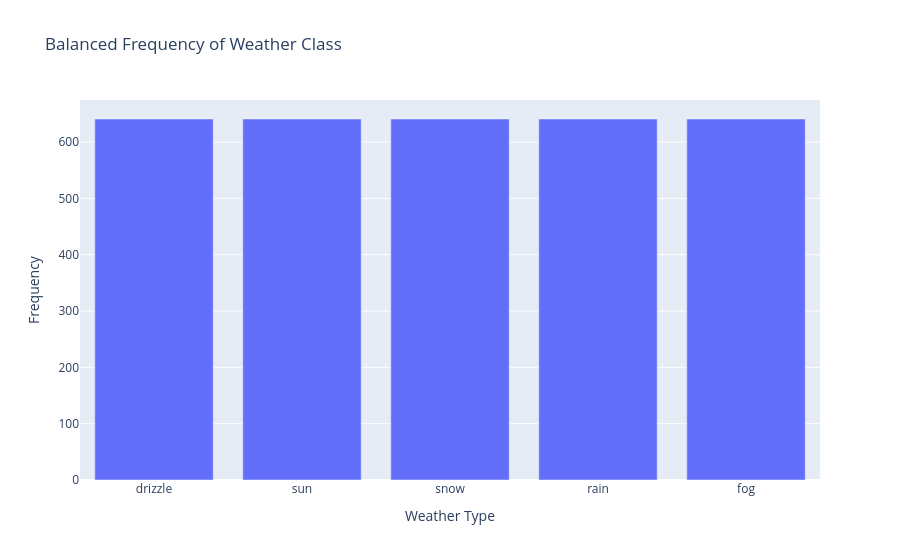

The code cell stored with this chart in its notebook:
### Code cell
from sklearn.utils import resample
import pandas as pd
import plotly.express as px

# Oversample minority classes to match the majority
max_count = df['weather'].value_counts().max() # This line finds the largest class count in the 'weather' column. # It counts how many samples belong to each class, then stores the maximum value.

# This code performs oversampling for each weather class to create a balanced dataset.
# It groups the dataframe by 'weather' and then resamples each group (class) so that
# all classes have the same number of samples as the majority class (max_count).
# 'replace=True' allows duplicate samples, and 'random_state=42' ensures reproducibility.
balanced_parts = [
    resample(g, replace=True, n_samples=max_count, random_state=42)
    for _, g in df.groupby('weather')
]
# This line combines all oversampled class subsets (stored in balanced_parts)
# into one DataFrame using pd.concat(). Then, it randomly shuffles the rows
# (sample(frac=1)) to mix the classes evenly.
# 'random_state=42' ensures reproducibility, and reset_index(drop=True)
# resets the index numbers after concatenation.
balanced_df = pd.concat(balanced_parts).sample(frac=1, random_state=42).reset_index(drop=True)

# Plot interactive bar chart of balanced classes
fig = px.bar(
    balanced_df['weather'].value_counts().reset_index(name='count'),
    x='weather', y='count',
    labels={'weather': 'Weather Type', 'count': 'Frequency'},
    title='Balanced Frequency of Weather Class'
)
fig.show()

### Figure 1 — Plotly figure (JSON) as saved in the notebook; plotly's stock layout.template omitted (floating-point values rounded to 4 significant figures)
{"data": [{"hovertemplate": "Weather Type=%{x}<br>Frequency=%{y}<extra></extra>", "legendgroup": "", "marker": {"color": "#636efa", "pattern": {"shape": ""}}, "name": "", "orientation": "v", "showlegend": false, "textposition": "auto", "type": "bar", "x": ["drizzle", "sun", "snow", "rain", "fog"], "xaxis": "x", "y": [641, 641, 641, 641, 641], "yaxis": "y"}], "layout": {"barmode": "relative", "legend": {"tracegroupgap": 0}, "title": {"text": "Balanced Frequency of Weather Class"}, "xaxis": {"anchor": "y", "domain": [0, 1], "title": {"text": "Weather Type"}}, "yaxis": {"anchor": "x", "domain": [0, 1], "title": {"text": "Frequency"}}}}
